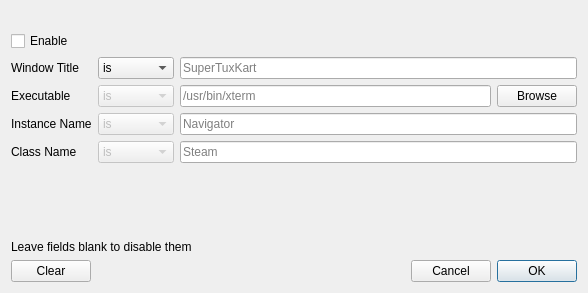
<?xml version="1.0" encoding="UTF-8"?>
<ui version="4.0">
 <class>KbModeEventMgr</class>
 <widget class="QWidget" name="KbModeEventMgr">
  <property name="windowModality">
   <enum>Qt::WindowModal</enum>
  </property>
  <property name="geometry">
   <rect>
    <x>0</x>
    <y>0</y>
    <width>588</width>
    <height>293</height>
   </rect>
  </property>
  <property name="windowTitle">
   <string>Mode Event Manager</string>
  </property>
  <layout class="QVBoxLayout" name="verticalLayout">
   <item>
    <widget class="QLabel" name="modeLabel">
     <property name="text">
      <string/>
     </property>
    </widget>
   </item>
   <item>
    <widget class="QCheckBox" name="enableBox">
     <property name="text">
      <string>Enable</string>
     </property>
    </widget>
   </item>
   <item>
    <layout class="QGridLayout" name="gridLayout">
     <item row="2" column="0">
      <widget class="QLabel" name="label_2">
       <property name="toolTip">
        <string>WM_CLASS[0]</string>
       </property>
       <property name="text">
        <string>Instance Name</string>
       </property>
      </widget>
     </item>
     <item row="1" column="1">
      <widget class="QComboBox" name="comboBox">
       <property name="enabled">
        <bool>false</bool>
       </property>
       <property name="toolTip">
        <string>Other operations are not supported</string>
       </property>
       <item>
        <property name="text">
         <string>is</string>
        </property>
       </item>
       <item>
        <property name="text">
         <string>contains</string>
        </property>
       </item>
      </widget>
     </item>
     <item row="3" column="2">
      <widget class="QLineEdit" name="classNameLineEdit">
       <property name="placeholderText">
        <string>Steam</string>
       </property>
      </widget>
     </item>
     <item row="0" column="1">
      <widget class="QComboBox" name="isContainsCombo">
       <property name="sizePolicy">
        <sizepolicy hsizetype="Minimum" vsizetype="Fixed">
         <horstretch>0</horstretch>
         <verstretch>0</verstretch>
        </sizepolicy>
       </property>
       <item>
        <property name="text">
         <string>is</string>
        </property>
       </item>
       <item>
        <property name="text">
         <string>contains</string>
        </property>
       </item>
      </widget>
     </item>
     <item row="3" column="1">
      <widget class="QComboBox" name="comboBox_3">
       <property name="enabled">
        <bool>false</bool>
       </property>
       <property name="toolTip">
        <string>Other operations are not supported</string>
       </property>
       <item>
        <property name="text">
         <string>is</string>
        </property>
       </item>
       <item>
        <property name="text">
         <string>contains</string>
        </property>
       </item>
      </widget>
     </item>
     <item row="2" column="2">
      <widget class="QLineEdit" name="instanceNameLineEdit">
       <property name="placeholderText">
        <string>Navigator</string>
       </property>
      </widget>
     </item>
     <item row="0" column="0">
      <widget class="QLabel" name="label_4">
       <property name="toolTip">
        <string>_NET_WM_NAME or WM_NAME</string>
       </property>
       <property name="text">
        <string>Window Title</string>
       </property>
      </widget>
     </item>
     <item row="1" column="0">
      <widget class="QLabel" name="label">
       <property name="toolTip">
        <string>_NET_WM_PID</string>
       </property>
       <property name="text">
        <string>Executable</string>
       </property>
      </widget>
     </item>
     <item row="2" column="1">
      <widget class="QComboBox" name="comboBox_2">
       <property name="enabled">
        <bool>false</bool>
       </property>
       <property name="toolTip">
        <string>Other operations are not supported</string>
       </property>
       <item>
        <property name="text">
         <string>is</string>
        </property>
       </item>
       <item>
        <property name="text">
         <string>contains</string>
        </property>
       </item>
      </widget>
     </item>
     <item row="3" column="0">
      <widget class="QLabel" name="label_3">
       <property name="toolTip">
        <string>WM_CLASS[1]</string>
       </property>
       <property name="text">
        <string>Class Name</string>
       </property>
      </widget>
     </item>
     <item row="0" column="2">
      <widget class="QLineEdit" name="windowTitleLineEdit">
       <property name="sizePolicy">
        <sizepolicy hsizetype="MinimumExpanding" vsizetype="Fixed">
         <horstretch>0</horstretch>
         <verstretch>0</verstretch>
        </sizepolicy>
       </property>
       <property name="text">
        <string/>
       </property>
       <property name="placeholderText">
        <string>SuperTuxKart</string>
       </property>
      </widget>
     </item>
     <item row="1" column="2">
      <layout class="QHBoxLayout" name="horizontalLayout">
       <item>
        <widget class="QLineEdit" name="programLineEdit">
         <property name="placeholderText">
          <string>/usr/bin/xterm</string>
         </property>
        </widget>
       </item>
       <item>
        <widget class="QPushButton" name="browseButton">
         <property name="text">
          <string>Browse</string>
         </property>
        </widget>
       </item>
      </layout>
     </item>
    </layout>
   </item>
   <item>
    <spacer name="verticalSpacer">
     <property name="orientation">
      <enum>Qt::Vertical</enum>
     </property>
     <property name="sizeHint" stdset="0">
      <size>
       <width>20</width>
       <height>40</height>
      </size>
     </property>
    </spacer>
   </item>
   <item>
    <widget class="QLabel" name="la">
     <property name="text">
      <string>Leave fields blank to disable them</string>
     </property>
    </widget>
   </item>
   <item>
    <layout class="QHBoxLayout" name="horizontalLayout_5">
     <item>
      <widget class="QPushButton" name="clearbtn">
       <property name="text">
        <string>Clear</string>
       </property>
      </widget>
     </item>
     <item>
      <spacer name="horizontalSpacer">
       <property name="orientation">
        <enum>Qt::Horizontal</enum>
       </property>
       <property name="sizeHint" stdset="0">
        <size>
         <width>40</width>
         <height>20</height>
        </size>
       </property>
      </spacer>
     </item>
     <item>
      <widget class="QPushButton" name="cancelBtn">
       <property name="text">
        <string>Cancel</string>
       </property>
       <property name="autoDefault">
        <bool>false</bool>
       </property>
       <property name="default">
        <bool>false</bool>
       </property>
      </widget>
     </item>
     <item>
      <widget class="QPushButton" name="okBtn">
       <property name="text">
        <string>OK</string>
       </property>
       <property name="default">
        <bool>true</bool>
       </property>
      </widget>
     </item>
    </layout>
   </item>
  </layout>
 </widget>
 <resources/>
 <connections/>
</ui>
